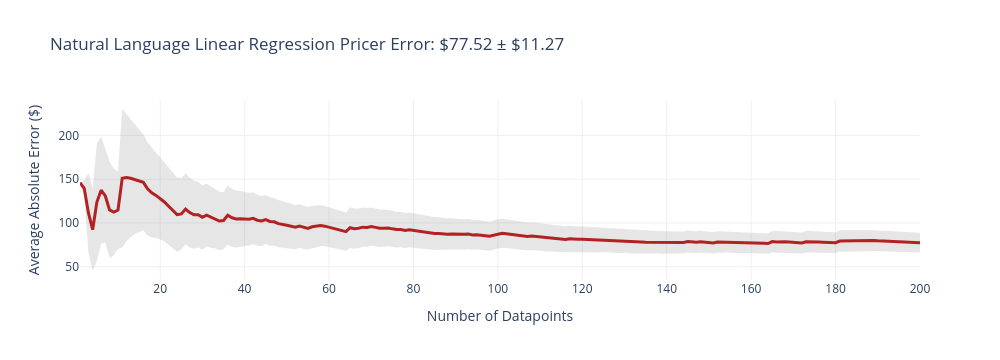
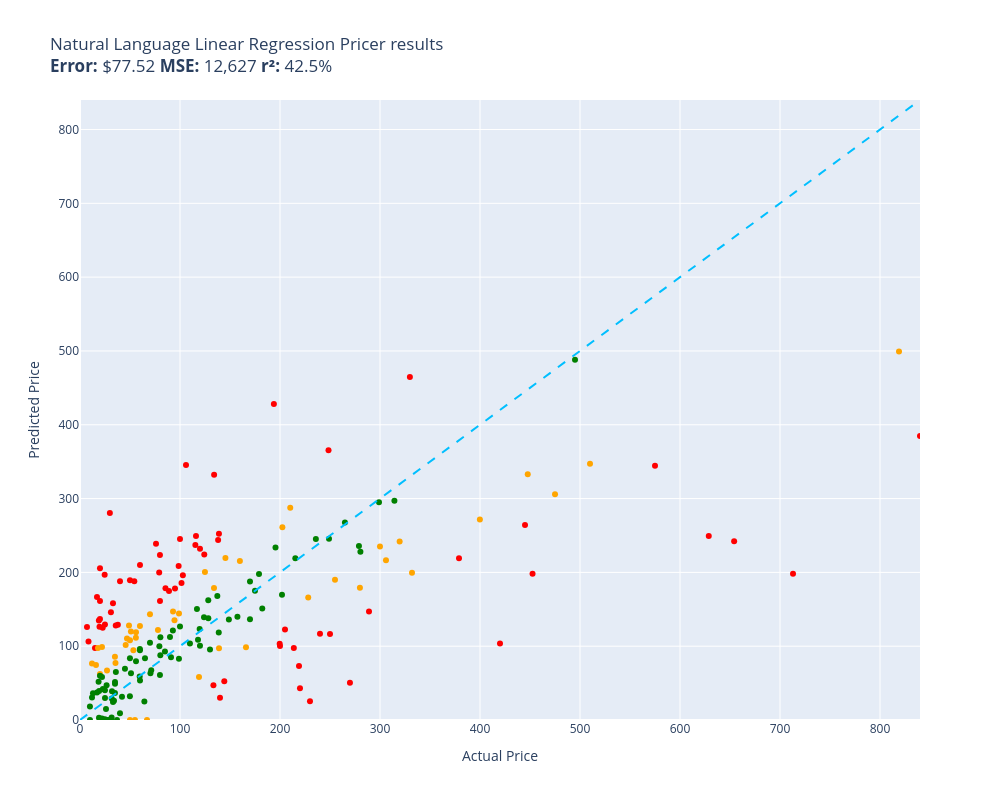

These figures' notebook cell, in order:
### Code cell
evaluate(natural_language_linear_regression_pricer, test)

### Figure 1 — Plotly figure (JSON) as saved in the notebook; plotly's stock layout.template omitted (floating-point values rounded to 4 significant figures; data arrays with more than 128 entries replaced by an {"elided": "..."} marker saying what was removed)
{"data": [{"fill": "toself", "fillcolor": "rgba(128,128,128,0.2)", "hoverinfo": "skip", "line": {"color": "rgba(255,255,255,0)"}, "name": "95% CI", "showlegend": false, "type": "scatter", "x": {"elided": "400 int values"}, "y": {"elided": "400 float values"}}, {"customdata": {"elided": "200x1 float values"}, "hovertemplate": "n=%{x}<br>Avg Error=$%{y:,.2f}<br>±95% CI=$%{customdata[0]:,.2f}<extra></extra>", "line": {"color": "firebrick", "width": 3}, "mode": "lines", "name": "Cumulative Avg Error", "type": "scatter", "x": {"elided": "200 int values"}, "y": {"elided": "200 float values"}}], "layout": {"height": 360, "showlegend": false, "title": {"text": "Natural Language Linear Regression Pricer Error: $77.52 ± $11.27"}, "width": 1000, "xaxis": {"title": {"text": "Number of Datapoints"}}, "yaxis": {"title": {"text": "Average Absolute Error ($)"}}}}

### Figure 2 — Plotly figure (JSON) as saved in the notebook; plotly's stock layout.template omitted (floating-point values rounded to 4 significant figures)
{"data": [{"customdata": [["Old Blood Noise Excess V2 Distortion Cho...\nGuess=$73.04 Actual=$219.00"], ["telpo Headlight Assembly Fit For 15 Camr...\nGuess=$249.28 Actual=$115.99"], ["Stand for Raven Pro Document Scanner - P...\nGuess=$280.42 Actual=$29.85"], ["RBC12-UPC Replacement Battery Cartridge ...\nGuess=$25.39 Actual=$229.99"], ["SuppliesOutlet Compatible Toner Cartridg...\nGuess=$52.59 Actual=$144.29"], ["8544771 Dryer Heating Element, 279816 Th...\nGuess=$127.95 Actual=$35.74"], ["Pump Head TBVECHI 175PSI 4KW 5.5HP 21CFM...\nGuess=$464.65 Actual=$329.90"], ["Bam France 2002XL Contoured Hightech Bla...\nGuess=$198.10 Actual=$713.00"], ["Metabo HPT 36V MultiVolt™ Cordless Rotar...\nGuess=$219.15 Actual=$379.00"], ["46mm Digital Pro High-Resolution Close-U...\nGuess=$161.33 Actual=$19.99"], ["Innovative Percussion CB-6 Chamois Bass ...\nGuess=$187.89 Actual=$54.32"], ["Panasonic KX-TG6511B DECT 6.0 PLUS Expan...\nGuess=$199.92 Actual=$79.20"], ["LOVE MEI Galaxy S10 Lite Case, Military ...\nGuess=$158.15 Actual=$32.98"], ["DEWALT 20V MAX* XR Impact Driver with Bl...\nGuess=$198.17 Actual=$452.53"], ["Aolemi Oil Rubbed Bronze Single Function...\nGuess=$208.54 Actual=$98.65"], ["10GBase-LR SFP+ Transceiver, Handar 10GB...\nGuess=$205.72 Actual=$19.99"], ["Scranton & Co 3 Drawer Mobile File Cabin...\nGuess=$237.10 Actual=$115.35"], ["Travelpro Platinum Elite Slim Business L...\nGuess=$97.54 Actual=$213.83"], ["Southwire 120V/15A Right Angle User Atta...\nGuess=$129.07 Actual=$37.87"], ["JRready ST6313 DT Deutsch Connector Kit,...\nGuess=$103.36 Actual=$199.68"], ["15\" Locking Shower Head Extension Arm in...\nGuess=$223.40 Actual=$79.95"], ["Dakota Alert MURS Alert Probe Sensor - M...\nGuess=$43.15 Actual=$219.99"], ["Diversitech WG840585 Motor, (Ddb) 1/3Hp,...\nGuess=$332.39 Actual=$134.12"], ["Retevis RT68 Soft Earhook Walkie Talkie ...\nGuess=$126.16 Actual=$6.99"], ["MC: Pindicator (Dual Intensity Amber)\nGuess=$187.99 Actual=$40.00"], ["Poison Spyder 10-08-020 Rocker Knocker\nGuess=$249.26 Actual=$628.76"], ["VLAND LED Smoked Taillights Compatible F...\nGuess=$116.76 Actual=$239.99"], ["Lighted Triangle Mirror Cabinet Bathroom...\nGuess=$264.15 Actual=$445.00"], ["BESTILL Wall Mounted Shower Faucet Set, ...\nGuess=$238.78 Actual=$76.00"], ["Engine Thermostat, Replace 19301-PAA-306...\nGuess=$134.80 Actual=$18.89"], ["Dell Optiplex 390 Desktop Computer i3 3....\nGuess=$224.23 Actual=$124.27"], ["Liberty Imports 12 Pack: US Military Toy...\nGuess=$166.73 Actual=$16.98"], ["EMART Photography C Stand with Boom Arm,...\nGuess=$232.07 Actual=$119.99"], ["Trim Kit for 2-handle Shower & Tub Valve...\nGuess=$178.12 Actual=$94.99"], ["iPhone 12/12 Pro Nicaragua Guardabarranc...\nGuess=$136.87 Actual=$19.97"], ["KS K-STORM Replacement Silicone Mushroom...\nGuess=$106.24 Actual=$8.50"], ["Aeromotive 13304 Regulator, X1 Adjustabl...\nGuess=$50.51 Actual=$269.95"], ["Walker Exhaust Ultra EPA 16478 Direct Fi...\nGuess=$344.40 Actual=$574.99"], ["4LT LUMINETTE Vanity Opal GLS BSN\nGuess=$245.14 Actual=$99.99"], ["Wilkinson LOW GAUSS Vintage Tone Strat S...\nGuess=$146.10 Actual=$30.93"], ["Berta (6 Pieces) 1-1/4 inch Overlay, 90 ...\nGuess=$196.85 Actual=$24.66"], ["GENUINE VOLVO THERMOSTAT (3.0, 3.2) S60 ...\nGuess=$196.10 Actual=$102.85"], ["CradlePoint Compact Broadband Router (CB...\nGuess=$174.87 Actual=$89.00"], ["Universal Power Group 12V 100Ah Sealed L...\nGuess=$100.09 Actual=$199.99"], ["New Replacement seat cover fits Yamaha M...\nGuess=$252.29 Actual=$138.95"], ["ECCPP Power Steering Pump for 2009-2010 ...\nGuess=$178.40 Actual=$85.48"], ["Raspberry Pi 3 Model B+ Aluminum Case Me...\nGuess=$97.61 Actual=$14.99"], ["SP Air Corporation SP-8102BU 1/4-Inch He...\nGuess=$122.69 Actual=$204.99"], ["ASUS VY279HE-W 27” 1080P Monitor - White...\nGuess=$243.88 Actual=$138.10"], ["Music Hall pa15.3 MM/MC Phono Preamplifi...\nGuess=$116.41 Actual=$250.00"], ["Lorell Bell Chair Glide, 2.5\", Black\nGuess=$126.46 Actual=$19.50"], ["4 Inches Rolled Muffler Tip Catback Exha...\nGuess=$428.28 Actual=$193.88"], ["KUNFINE Android Radio CarPlay & Android ...\nGuess=$345.56 Actual=$106.00"], ["StonKraft Brass Chess Board Game Set wit...\nGuess=$30.20 Actual=$140.00"], ["Audio Techinca ATW-T1002 System 10 Handh...\nGuess=$147.14 Actual=$289.00"], ["Dell XPS 13 9343-2727SLV 13.3\" Full HD S...\nGuess=$384.86 Actual=$839.99"], ["Pacific Drums PDCM1618TTRB 16 x 18 Inche...\nGuess=$103.55 Actual=$419.99"], ["Star Wars Die-Cast Metal TITANIUM Series...\nGuess=$125.09 Actual=$22.70"], ["DuraGo BR5330 Front Vented Disc Brake Ro...\nGuess=$185.60 Actual=$101.51"], ["Empava 24\" Single Wall Ovens 10 Cooking ...\nGuess=$242.31 Actual=$654.14"], ["Think Gizmos Build Your Own Robot Toys f...\nGuess=$129.33 Actual=$24.95"], ["PowerSport Front Rear Brakes and Rotors ...\nGuess=$365.54 Actual=$248.51"], ["Viola Bow 4/4 Full Size Carbon Fiber (Bl...\nGuess=$189.26 Actual=$49.99"], ["Targus CityGear Durable Backpack, Black,...\nGuess=$47.15 Actual=$133.43"], ["Fender Hendrix Voodoo Child Coiled Instr...\nGuess=$210.07 Actual=$59.99"], ["MonMount Triple Monitor Stand Freestandi...\nGuess=$161.18 Actual=$79.99"]], "hovertemplate": "%{customdata[0]}<extra></extra>", "legendgroup": "red", "marker": {"color": "red", "size": 6, "symbol": "circle"}, "mode": "markers", "name": "red", "orientation": "v", "showlegend": true, "type": "scatter", "x": [219.0, 116.0, 29.85, 230.0, 144.3, 35.74, 329.9, 713.0, 379.0, 19.99, 54.32, 79.2, 32.98, 452.5, 98.65, 19.99, 115.3, 213.8, 37.87, 199.7, 79.95, 220.0, 134.1, 6.99, 40.0, 628.8, 240.0, 445.0, 76.0, 18.89, 124.3, 16.98, 120.0, 94.99, 19.97, 8.5, 269.9, 575.0, 99.99, 30.93, 24.66, 102.8, 89.0, 200.0, 138.9, 85.48, 14.99, 205.0, 138.1, 250.0, 19.5, 193.9, 106.0, 140.0, 289.0, 840.0, 420.0, 22.7, 101.5, 654.1, 24.95, 248.5, 49.99, 133.4, 59.99, 79.99], "xaxis": "x", "y": [73.04, 249.3, 280.4, 25.39, 52.59, 128.0, 464.7, 198.1, 219.2, 161.3, 187.9, 199.9, 158.1, 198.2, 208.5, 205.7, 237.1, 97.54, 129.1, 103.4, 223.4, 43.15, 332.4, 126.2, 188.0, 249.3, 116.8, 264.2, 238.8, 134.8, 224.2, 166.7, 232.1, 178.1, 136.9, 106.2, 50.51, 344.4, 245.1, 146.1, 196.9, 196.1, 174.9, 100.1, 252.3, 178.4, 97.61, 122.7, 243.9, 116.4, 126.5, 428.3, 345.6, 30.2, 147.1, 384.9, 103.5, 125.1, 185.6, 242.3, 129.3, 365.5, 189.3, 47.15, 210.1, 161.2], "yaxis": "y"}, {"customdata": [["NewPower99 Battery Kit for Samsung Galax...\nGuess=$0.00 Actual=$54.95"], ["LD Products Compatible Toner Cartridge R...\nGuess=$107.94 Actual=$49.98"], ["APS iBoard 6-inch Aluminum (Black Powder...\nGuess=$287.50 Actual=$210.23"], ["PEMP E65 E66 CDC Simulate Optical Fiber ...\nGuess=$58.13 Actual=$119.00"], ["Intermatic PX300 12V 300W Transformer wi...\nGuess=$179.00 Actual=$134.00"], ["Bam Trekking 3027SB Single Black Clarine...\nGuess=$199.48 Actual=$332.00"], ["June Garden 12\" Sweet Dolly Charlotte - ...\nGuess=$62.37 Actual=$19.99"], ["GanFindX Portable Car Hand Controls for ...\nGuess=$215.41 Actual=$159.90"], ["Canon EOS Rebel T7 Digital SLR Camera wi...\nGuess=$499.18 Actual=$819.00"], ["Task T24287 Roman Ogee Router Bit with 1...\nGuess=$111.33 Actual=$55.88"], ["Tidal Front + Rear Fender Flares 4PC Poc...\nGuess=$190.04 Actual=$254.99"], ["152MM Hole Saws M42 Bi-Metal High Speed ...\nGuess=$97.40 Actual=$17.99"], ["Wenger City Upgrade Laptop Backpack with...\nGuess=$219.45 Actual=$145.42"], ["Adams Check Payment and Deposit Register...\nGuess=$77.34 Actual=$35.49"], ["KOHLER 18865-CP Filtered Water Faucet, P...\nGuess=$305.73 Actual=$475.00"], ["Projector, CRAZVIEW Projector with WiFi ...\nGuess=$94.62 Actual=$53.40"], ["Evan-Fischer Front Bumper Cover Compatib...\nGuess=$260.98 Actual=$202.38"], ["Webcem Solar Shed Light Outdoor Indoor, ...\nGuess=$121.81 Actual=$77.96"], ["PM Auto Front Right Quick Complete Strut...\nGuess=$200.60 Actual=$124.94"], ["Trail Gear Twin Stick Kit for Top Shift ...\nGuess=$179.01 Actual=$279.92"], ["Satco S9596, 4 Count (Pack of 1), 4.18\nGuess=$76.65 Actual=$12.00"], ["Intrepid International Dressage Letters-...\nGuess=$67.07 Actual=$26.99"], ["LEGO Marvel Avengers War Machine Buster ...\nGuess=$127.43 Actual=$59.95"], ["Kingston Brass KS269SN Kingston Clawfoot...\nGuess=$216.40 Actual=$305.99"], ["KOHLER K-1185540-CP Assembly-Slider\nGuess=$101.44 Actual=$45.67"], ["KUNN Small Electrician Tool Pouch Utilit...\nGuess=$98.91 Actual=$21.99"], ["Pioneer 2AM401-BN Two Handle Kitchen Fau...\nGuess=$166.09 Actual=$228.22"], ["Urth 62mm UV, Circular Polarizing (CPL),...\nGuess=$97.32 Actual=$139.00"], ["Canon Sure Shot 90u 35mm Date Camera\nGuess=$271.51 Actual=$399.89"], ["Linkloos Solar Street Lights Outdoor Wat...\nGuess=$119.01 Actual=$55.99"], ["USB Charger, CIVIE High Speed 60W Multip...\nGuess=$74.61 Actual=$15.99"], ["Cardone 84-58642 New HEI Electronic Dist...\nGuess=$98.44 Actual=$165.99"], ["Auertech Portable Washing Machine, 14lbs...\nGuess=$144.34 Actual=$98.99"], ["Skullcandy Hesh Evo Bluetooth Headphones...\nGuess=$143.42 Actual=$69.99"], ["Competition Clutch Disc and Pressure Pla...\nGuess=$347.07 Actual=$510.00"], ["KYX Racing Hardened Steel Center Drive S...\nGuess=$110.38 Actual=$46.99"], ["A-Premium Front Suspension Steering Knuc...\nGuess=$128.06 Actual=$48.99"], ["Venom Power Terra Hunter R/T+ R/T All-Te...\nGuess=$241.92 Actual=$319.65"], ["Steering Wheel, Carbon Fiber Automotive ...\nGuess=$332.78 Actual=$447.74"], ["BXYJY for Samsung Galaxy Z Fold 3 Case w...\nGuess=$0.00 Actual=$49.99"], ["Samsung DA97-07603B Freezer Ice Maker As...\nGuess=$146.86 Actual=$93.02"], ["Intex River Run Connect Lounge (Four)\nGuess=$135.25 Actual=$94.49"], ["HP Laserjet 2100 Laser Printer W/Test Pr...\nGuess=$235.15 Actual=$299.98"], ["KZ ZS10 Pro in Ear Monitor Headphone KZ ...\nGuess=$0.00 Actual=$66.99"], ["Jada Toys Ryan's World Combo Panda Airli...\nGuess=$85.53 Actual=$34.94"], ["Pyle 2x120 Watt Home Audio Speaker Power...\nGuess=$119.75 Actual=$50.92"]], "hovertemplate": "%{customdata[0]}<extra></extra>", "legendgroup": "orange", "marker": {"color": "orange", "size": 6, "symbol": "circle"}, "mode": "markers", "name": "orange", "orientation": "v", "showlegend": true, "type": "scatter", "x": [54.95, 49.98, 210.2, 119.0, 134.0, 332.0, 19.99, 159.9, 819.0, 55.88, 255.0, 17.99, 145.4, 35.49, 475.0, 53.4, 202.4, 77.96, 124.9, 279.9, 12.0, 26.99, 59.95, 306.0, 45.67, 21.99, 228.2, 139.0, 399.9, 55.99, 15.99, 166.0, 98.99, 69.99, 510.0, 46.99, 48.99, 319.6, 447.7, 49.99, 93.02, 94.49, 300.0, 66.99, 34.94, 50.92], "xaxis": "x", "y": [0.0, 107.9, 287.5, 58.13, 179.0, 199.5, 62.37, 215.4, 499.2, 111.3, 190.0, 97.4, 219.4, 77.34, 305.7, 94.62, 261.0, 121.8, 200.6, 179.0, 76.65, 67.07, 127.4, 216.4, 101.4, 98.91, 166.1, 97.32, 271.5, 119.0, 74.61, 98.44, 144.3, 143.4, 347.1, 110.4, 128.1, 241.9, 332.8, 0.0, 146.9, 135.3, 235.1, 0.0, 85.53, 119.8], "yaxis": "y"}, {"customdata": [["EXMAX NG-10X Fresnel Lens Focusing Adapt...\nGuess=$104.82 Actual=$69.98"], ["ACDelco GM Original Equipment FW339 Fron...\nGuess=$219.26 Actual=$215.33"], ["GJY Portable TV,10.6 inch Mini TV for AT...\nGuess=$99.88 Actual=$79.36"], ["CORSAIR Dominator Platinum RGB 32GB (2x1...\nGuess=$139.08 Actual=$124.00"], ["HK SYSTEMS 13\" Heavy Duty Black \"Push\" O...\nGuess=$92.65 Actual=$84.95"], ["SKB iSeries 3i-13096-6KP Case for BlackM...\nGuess=$175.10 Actual=$174.99"], ["Mini PC, Kinupute Desktop Computer E3-12...\nGuess=$488.15 Actual=$495.00"], ["Clementoni 39132.5 Jigsaw Puzzle 1,000 P...\nGuess=$61.08 Actual=$79.95"], ["Deco Mount Pro Tripod Microphone Stand w...\nGuess=$94.38 Actual=$59.95"], ["KOMPUTERBAY 4GB 2X 2GB DDR2 1066MHz PC2-...\nGuess=$87.59 Actual=$80.34"], ["Evergreen HSHB2005 Cylinder Head Gasket ...\nGuess=$58.98 Actual=$59.69"], ["Mylites+ Standard Comic Book Mylar Sleev...\nGuess=$49.27 Actual=$34.99"], ["DALDED LED Light Kit for Lego Sonic Gree...\nGuess=$29.88 Actual=$24.99"], ["Baseball Backpacks Large 18 Inch Bookbag...\nGuess=$28.97 Actual=$31.77"], ["AUTOFREE LED Tail Lights Assembly Compat...\nGuess=$169.73 Actual=$201.99"], ["3D Tree Hole Branches 075 Stair Risers D...\nGuess=$95.52 Actual=$129.99"], ["Fjallraven, Kanken Laptop 15\" Backpack f...\nGuess=$123.19 Actual=$119.65"], ["Laisomeke Waterproof Junction Box, Unive...\nGuess=$30.54 Actual=$11.99"], ["Sumerain S1339CM Double Handle Widesprea...\nGuess=$245.18 Actual=$235.86"], ["Festool 492370 Platin 2 S1000 Grit 6-Inc...\nGuess=$85.14 Actual=$91.00"], ["Western Digital Enterprise RE4-GP 2TB SA...\nGuess=$103.76 Actual=$109.95"], ["DIMARZIO 204284 DP 163FBK Blues Bucker G...\nGuess=$112.42 Actual=$89.99"], ["Tablet PC Cover Compatible with Lenovo T...\nGuess=$3.53 Actual=$31.61"], ["Miyaya@ Funny Animal Masks Collection fo...\nGuess=$37.42 Actual=$16.99"], ["Ultra Duster Canned Air Net 10 Oz 6-Pack\nGuess=$32.09 Actual=$49.90"], ["Beck/Arnley 0421945 Air Filter\nGuess=$65.03 Actual=$35.87"], ["IQShield Screen Protector Compatible wit...\nGuess=$18.19 Actual=$9.95"], ["Neporal Full Spectrum Light Bulb, 6000K ...\nGuess=$51.69 Actual=$18.59"], ["Pidoko Kids Train Table, Grey with 90 Pc...\nGuess=$100.66 Actual=$119.97"], ["Ceramic Talavera Mexican Tile 4x4\", 9 Pi...\nGuess=$0.00 Actual=$29.95"], ["Marvel Legends Series X-Men 6-Inch Archa...\nGuess=$82.82 Actual=$98.95"], ["ANZO USA 111207 GMC SIERRA 99-06 / YUKON...\nGuess=$151.18 Actual=$182.28"], ["Replacement Remote Control for PANASONIC...\nGuess=$36.74 Actual=$34.95"], ["LSSAGOON Backpack for Women Teen Kids Gi...\nGuess=$26.12 Actual=$33.99"], ["Grey Pneumatic 1311SD Impact Socket Set\nGuess=$140.03 Actual=$157.43"], ["4pc Wheel Spacers Adapters 4\" (2inch Per...\nGuess=$150.52 Actual=$116.95"], ["GE RPWF SmartWater Comparable Refrigerat...\nGuess=$0.00 Actual=$36.99"], ["MGP Caliper Covers 39011SACURD Red Powde...\nGuess=$245.56 Actual=$249.00"], ["LSI Broadcom SAS 9300-8i 8-port 12Gb/s S...\nGuess=$108.62 Actual=$118.00"], ["Royal Designs, Inc. Decorative Abundant ...\nGuess=$0.90 Actual=$24.95"], ["NewFantasia Replacement Audio Cable with...\nGuess=$0.00 Actual=$31.00"], ["Mikrotik RB3011UIAS-RM RouterBOARD 10xGi...\nGuess=$294.85 Actual=$299.00"], ["MONOCARBON Forged Carbon Fiber Case for ...\nGuess=$53.65 Actual=$59.99"], ["AC Compressor & A/C Kit For BMW 335i 335...\nGuess=$297.19 Actual=$314.41"], ["DuraGo 29515020 Front Hub Assembly\nGuess=$137.79 Actual=$128.34"], ["MXR Carbon Copy Deluxe Analog Delay Guit...\nGuess=$233.82 Actual=$195.50"], ["Ibanez M510OVS Acoustic Mandolin in Vint...\nGuess=$187.73 Actual=$169.99"], ["Chalkboard Name Badges with Magnetic Bac...\nGuess=$0.00 Actual=$19.95"], ["Pyle Wireless Rear View Backup Camera - ...\nGuess=$63.34 Actual=$70.45"], ["Hp Pavilion P7-1257c Motherboard Aahd3-h...\nGuess=$96.20 Actual=$59.86"], ["Kastar Battery Pack Replacement for Sony...\nGuess=$59.87 Actual=$19.99"], ["18 Inch White Undermount Kitchen Sink - ...\nGuess=$197.86 Actual=$179.00"], ["Amana Tool - SC587 Carbide Tipped 3-Wing...\nGuess=$67.55 Actual=$71.23"], ["Evan Fischer Radiator Cooling Fan Assemb...\nGuess=$168.05 Actual=$137.34"], ["AZX Stylus Pencil for Apple iPad Pro 202...\nGuess=$0.00 Actual=$29.99"], ["UPR Mach 1 Chin Spoiler Fits 94-98 Musta...\nGuess=$83.51 Actual=$64.99"], ["ROHL WSGUM3018WH Wire Sink Grids, White\nGuess=$162.21 Actual=$128.28"], ["LCD Screen for Dell Inspiron 17R 17.3\" H...\nGuess=$24.94 Actual=$64.37"], ["Diversitech UC2436-3 Ultralite Condenser...\nGuess=$111.99 Actual=$80.39"], ["CTLAMP XL-2100 Professional Quality XL-2...\nGuess=$38.80 Actual=$32.00"], ["200 ' feet True 14 Gauge AWG CCA Speaker...\nGuess=$69.41 Actual=$44.95"], ["APS iBoard (304 Stainless Steel Polished...\nGuess=$267.45 Actual=$264.95"], ["200 Couples Conversation Cards - Enjoy B...\nGuess=$24.36 Actual=$32.97"], ["The Puppet Company - Carpet-Unicorn, Whi...\nGuess=$2.92 Actual=$19.00"], ["Baumgartens Sicurix Blank PVC ID Cards (...\nGuess=$39.29 Actual=$19.11"], ["VIPMOTOZ Sequential Turn Signal Premium ...\nGuess=$235.69 Actual=$278.94"], ["OEM Samsung Remote Control Shipped with ...\nGuess=$79.65 Actual=$56.00"], ["Custom Engagement Logo Desk Embosser Sea...\nGuess=$83.61 Actual=$49.95"], ["520 Pieces Christmas Envelope Seal Stick...\nGuess=$14.76 Actual=$25.99"], ["LD Compatible Ink Cartridge Replacement ...\nGuess=$31.44 Actual=$41.99"], ["BestPricedDecals Wine A BIT, You'll Feel...\nGuess=$36.26 Actual=$12.98"], ["VATOS 4 Packs Bubble Machine Gun for Kid...\nGuess=$42.07 Actual=$22.88"], ["VONADO Space Wars Colonial Viper MK1 Bui...\nGuess=$9.05 Actual=$39.99"], ["Replacement Remote Control fit for Sony ...\nGuess=$0.00 Actual=$9.99"], ["Disney Princess Sparkling Princess Sleep...\nGuess=$40.37 Actual=$24.95"], ["sabermaster TCG Playmat yugioh playmat T...\nGuess=$58.31 Actual=$21.99"], ["Vinyl Soft Top Roll-up Adjustable Truck ...\nGuess=$136.09 Actual=$148.88"], ["Glovion Music Stand Light, Clip On Piano...\nGuess=$0.00 Actual=$27.99"], ["Blanco 230966 Valea Stainless Steel Sink...\nGuess=$121.42 Actual=$92.88"], ["VTech Strum and Jam Kidi Musical Guitar ...\nGuess=$2.11 Actual=$21.99"], ["W11130208 W10695459 Refrigerator LED Mod...\nGuess=$47.13 Actual=$26.59"], ["STICKGOO Peel and Stick Backsplash for K...\nGuess=$51.41 Actual=$34.99"], ["Garmin 010-12402-10 GT15M-TM Transom-Mou...\nGuess=$118.55 Actual=$138.74"], ["Fitness Center Gym Room Weight Train Dua...\nGuess=$126.59 Actual=$99.99"], ["Xiaomi Redmi 10 2022 NFC 4G LTE (128GB +...\nGuess=$136.62 Actual=$169.99"], ["For Volvo C70 S70 V70 V40 S40 AC Compres...\nGuess=$227.81 Actual=$280.41"], ["Refresh NSF-53 Premium Replacement Refri...\nGuess=$63.28 Actual=$50.99"], ["NICKSTON Red Sparkling Glitter Slim Band...\nGuess=$0.00 Actual=$25.99"]], "hovertemplate": "%{customdata[0]}<extra></extra>", "legendgroup": "green", "marker": {"color": "green", "size": 6, "symbol": "circle"}, "mode": "markers", "name": "green", "orientation": "v", "showlegend": true, "type": "scatter", "x": [69.98, 215.3, 79.36, 124.0, 84.95, 175.0, 495.0, 79.95, 59.95, 80.34, 59.69, 34.99, 24.99, 31.77, 202.0, 130.0, 119.7, 11.99, 235.9, 91.0, 110.0, 89.99, 31.61, 16.99, 49.9, 35.87, 9.95, 18.59, 120.0, 29.95, 98.95, 182.3, 34.95, 33.99, 157.4, 117.0, 36.99, 249.0, 118.0, 24.95, 31.0, 299.0, 59.99, 314.4, 128.3, 195.5, 170.0, 19.95, 70.45, 59.86, 19.99, 179.0, 71.23, 137.3, 29.99, 64.99, 128.3, 64.37, 80.39, 32.0, 44.95, 264.9, 32.97, 19.0, 19.11, 278.9, 56.0, 49.95, 25.99, 41.99, 12.98, 22.88, 39.99, 9.99, 24.95, 21.99, 148.9, 27.99, 92.88, 21.99, 26.59, 34.99, 138.7, 99.99, 170.0, 280.4, 50.99, 25.99], "xaxis": "x", "y": [104.8, 219.3, 99.88, 139.1, 92.65, 175.1, 488.1, 61.08, 94.38, 87.59, 58.98, 49.27, 29.88, 28.97, 169.7, 95.52, 123.2, 30.54, 245.2, 85.14, 103.8, 112.4, 3.535, 37.42, 32.09, 65.03, 18.19, 51.69, 100.7, 0.0, 82.82, 151.2, 36.74, 26.12, 140.0, 150.5, 0.0, 245.6, 108.6, 0.8972, 0.0, 294.9, 53.65, 297.2, 137.8, 233.8, 187.7, 0.0, 63.34, 96.2, 59.87, 197.9, 67.55, 168.1, 0.0, 83.51, 162.2, 24.94, 112.0, 38.8, 69.41, 267.5, 24.36, 2.922, 39.29, 235.7, 79.65, 83.61, 14.76, 31.44, 36.26, 42.07, 9.053, 0.0, 40.37, 58.31, 136.1, 0.0, 121.4, 2.111, 47.13, 51.41, 118.6, 126.6, 136.6, 227.8, 63.28, 0.0], "yaxis": "y"}, {"hoverinfo": "skip", "line": {"color": "deepskyblue", "dash": "dash", "width": 2}, "mode": "lines", "name": "y = x", "showlegend": false, "type": "scatter", "x": [0, 840.0], "y": [0, 840.0]}], "layout": {"height": 800, "legend": {"title": {"text": "color"}, "tracegroupgap": 0}, "showlegend": false, "title": {"text": "Natural Language Linear Regression Pricer results<br><b>Error:</b> $77.52 <b>MSE:</b> 12,627 <b>r²:</b> 42.5%"}, "width": 1000, "xaxis": {"anchor": "y", "domain": [0, 1], "range": [0, 840.0], "title": {"text": "Actual Price"}}, "yaxis": {"anchor": "x", "domain": [0, 1], "range": [0, 840.0], "title": {"text": "Predicted Price"}}}}
